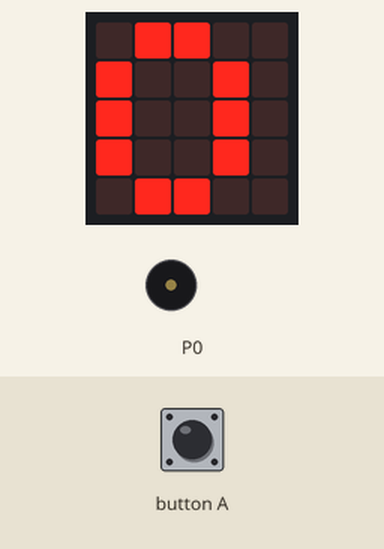
Simulated run of this program. Board: BBC micro:bit (MakeCode). Parts: the board's 5×5 LED display, buzzer (waves = sounding). Inputs (shaded band) come from the test bench.

Above: at 1.2 s.
1.3 s: button A pressed for 0.15 s
At 1.64 s:
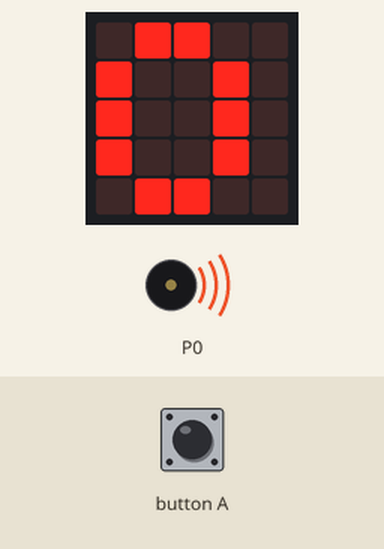
Timing chart, 0 to 8.0 s (numbered marks = the images above; inputs shaded):
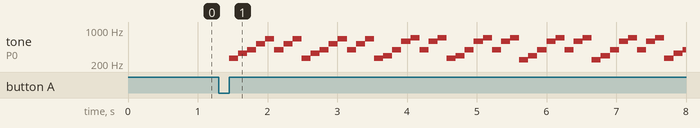

Measured:
- after the input at 1.3 s, tone on P0: plays 262 Hz for 0.13 s, 330 Hz for 0.13 s, 392 Hz for 0.13 s, 523 Hz for 0.13 s, 659 Hz for 0.13 s, 392 Hz for 0.13 s … (51 notes in this stretch), starting after 0.15 s

The program:

main.ts
```typescript
let 次數 = 0
let 開始 = false
input.onButtonPressed(Button.A, function () {
    music._playDefaultBackground(music.builtInPlayableMelody(Melodies.Prelude), music.PlaybackMode.UntilDone)
    次數 = 0
    開始 = true
    basic.pause(20000)
    開始 = false
    music._playDefaultBackground(music.builtInPlayableMelody(Melodies.PowerDown), music.PlaybackMode.UntilDone)
})
input.onGesture(Gesture.Shake, function () {
    if (開始) {
        music._playDefaultBackground(music.builtInPlayableMelody(Melodies.Nyan), music.PlaybackMode.InBackground)
        次數 += 1
    }
})
basic.forever(function () {
    basic.showNumber(次數)
    basic.pause(500)
})
```

test.ts
```typescript
// 在這裡測試；當此封包作為擴充功能時，將不會編譯此內容。
```
